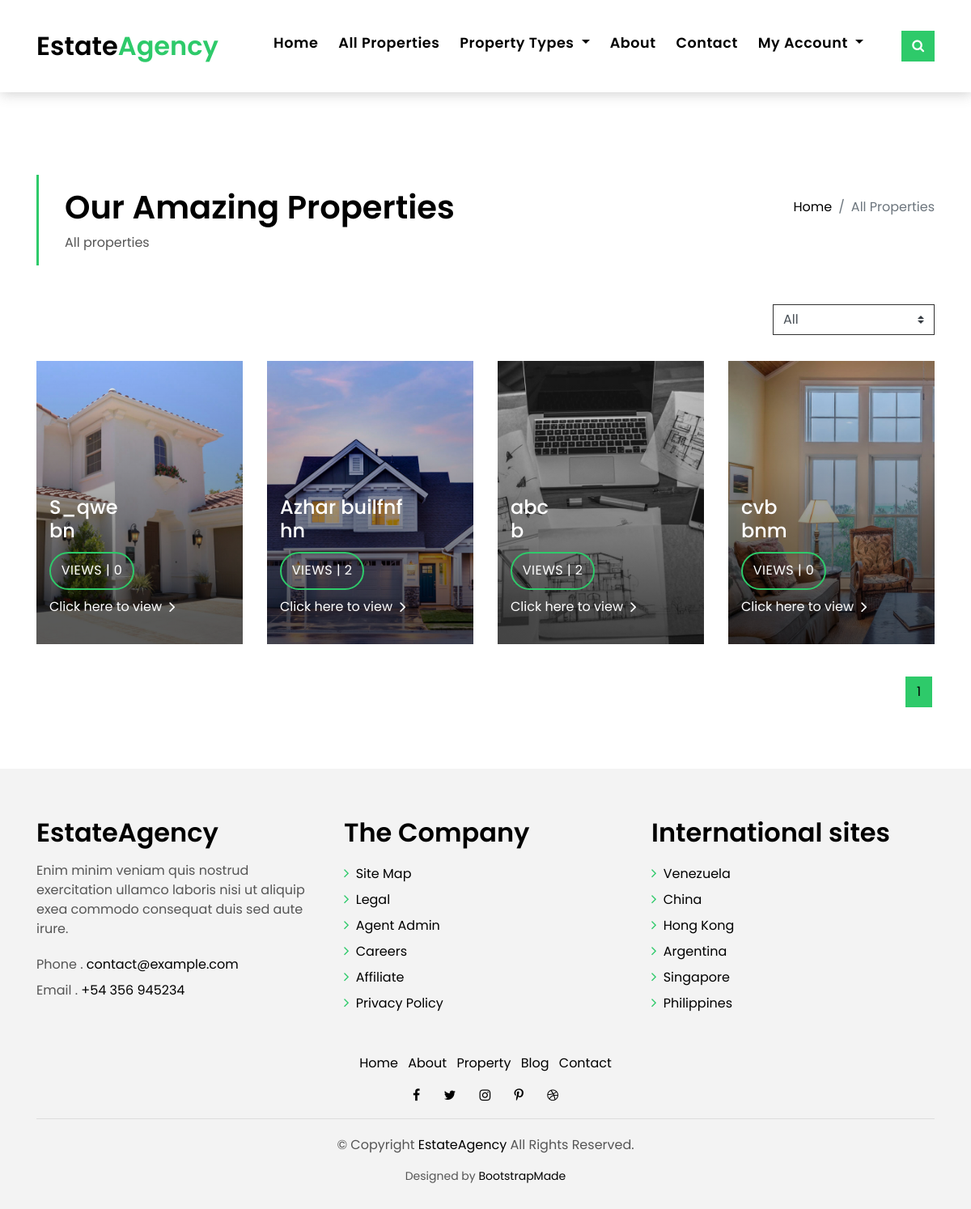
/categories.php, run on the app's committed database.
### tables this page shows
CREATE TABLE `properties` (
  `properties_id` int(11) NOT NULL,
  `cat_id` int(11) NOT NULL,
  `user_id` int(11) NOT NULL,
  `name` varchar(50) NOT NULL,
  `address` varchar(255) NOT NULL,
  `location` varchar(100) NOT NULL,
  `city` varchar(50) NOT NULL,
  `pincode` varchar(50) NOT NULL,
  `image` varchar(255) NOT NULL,
  `price` varchar(11) NOT NULL,
  `detials` text NOT NULL,
  `features` text NOT NULL,
  `area` varchar(50) NOT NULL,
  `rooms` int(11) NOT NULL,
  `bath` int(11) NOT NULL,
  `views` int(11) NOT NULL,
  `status` tinyint(4) NOT NULL,
  `added_on` datetime NOT NULL DEFAULT current_timestamp()
);

### categories.php (the view, shortened to what this page needs)
<?php
 require('include/header.php');
$sql='';
$pagi='';
  $properties_id=$_GET['properties_id'];
if(isset($_GET['sort'])){
  $sort=$_GET['sort'];
    if($sort=='high'){
      $sql.="select * from properties where status=1  order by price desc";
    }
    if($sort=='low'){
      $sql.="select * from properties where status=1  order by price asc";
    }
    if($sort=='new'){
      $sql.="select * from properties where status=1  order by properties_id desc";
    }if($sort=='old'){
      $sql.="select * from properties where status=1  order by properties_id asc";
    }
}
else{
$per_page=4;
$start=0;
$current_page=1;
$record=mysqli_num_rows(mysqli_query($con,"select * from properties where status=1 order by properties_id desc"));
$pagi=ceil($record/$per_page);
$sql.= "select * from properties limit $start,$per_page";
}
$res=mysqli_query($con,$sql);
?>
<main id="main">
    <section class="intro-single">
      <div class="container">
        <div class="row">
          <div class="col-md-12 col-lg-8">
            <div class="title-single-box">
              <h1 class="title-single">Our Amazing Properties</h1>
              <span class="color-text-a">All properties</span>
            </div>
          </div>
          <div class="col-md-12 col-lg-4">
            <nav aria-label="breadcrumb" class="breadcrumb-box d-flex justify-content-lg-end">
              <ol class="breadcrumb">
                <li class="breadcrumb-item">
                  <a href="index.php">Home</a>
                </li>
                <li class="breadcrumb-item active" aria-current="page">
                  All Properties
                </li>
              </ol>
            </nav>
          </div>
        </div>
      </div>
    </section>
    <section class="property-grid grid">
      <div class="container">
        <div class="row">
          <div class="col-sm-12">
            <div class="grid-option">
              <form>
                   <select class="custom-select" onchange="sort_property('<?php echo $properties_id?>','<?php echo SITE_PATH ?>')" id="sort_property_id">
                  <option selected>All</option>
                </select>
              </form>
            </div>
          </div>
          <?php
            while ($row=mysqli_fetch_array($res)) { ?>
          <div class="col-md-3">
            <div class="card-box-a card-shadow">
              <div class="img-box-a">
              <img style="height: 350px"; src="Admin/media/properties/<?php echo $row['image'] ?>" alt="property image" class="img-a img-fluid">
              </div>
              <div class="card-overlay">
                <div class="card-overlay-a-content">
                  <div class="card-header-a">
                    <h2 class="card-title-a">
                      <a href="property.php?properties_id=<?php echo $list['properties_id'] ?>"><?php echo $row['name'] ?>
                        <br /><?php echo $row['location']; ?></a>
                    </h2>
                  </div>
                  <div class="card-body-a">
                    <div class="price-box d-flex">
                      <span class="price-a">views | <?php echo $row['views']; ?></span>
                    </div>
                    <a href="product.php?properties_id=<?php echo $row['properties_id']; ?>" class="link-a">Click here to view
                      <span class="ion-ios-arrow-forward"></span>
                    </a>
                  </div>
                </div>
              </div>
            </div>
          </div>
        <?php } ?>
        </div>
        <div class="row">
          <div class="col-sm-12">
            <nav class="pagination-a">
              <ul class="pagination justify-content-end">
  <?php
  for($i=1;$i<=$pagi;$i++){
  if($current_page==$i){
    ?><li class="page-item active"><a class="page-link" href="javascript:void(0)"><?php echo $i?></a></li><?php
  }else{
  ?>
    <li class="page-item"><a class="page-link" href="?start=<?php echo $i?>"><?php echo $i?></a></li>
  <?php
  }
  ?>
  <?php } ?>
              </ul>
            </nav>
          </div>
        </div>
      </div>
    </section>
  </main>
<?php include('include/footer.php'); ?>
</body>
</html>

### assets/css/style.css (style rules this page uses)
body { font-family: 'Poppins', sans-serif; color: #555555; }
h1, h2, h3, h4, h5, h6 { color: #000000; }
a { color: #000000; transition: all .5s ease; }
.link-a { color: #ffffff; text-decoration: none; }
@media (min-width: 768px) { .link-a { font-size: .9rem; } }
@media (min-width: 992px) { .link-a { font-size: 1rem; } }
.link-a span { font-size: 18px; vertical-align: middle; margin-left: 5px; }
@media (min-width: 768px) { .link-a span { font-size: 1.5rem; } }
@media (min-width: 992px) { .link-a span { font-size: 18px; } }
.color-text-a { color: #555555; }
.pagination-a .pagination .page-link { margin: 0 .2rem; border-color: transparent; padding: .5rem .8rem; color: #000000; }
.pagination-a .pagination .page-item:last-child .page-link { border-top-right-radius: 0; border-bottom-right-radius: 0; }
.pagination-a .pagination .page-item:first-child .page-link { border-top-left-radius: 0; border-bottom-left-radius: 0; }
.pagination-a .pagination .page-item.active .page-link { background-color: #2eca6a; }
.intro-single { padding: 12rem 0 3rem; }
.intro-single .title-single-box { padding: 1rem 0 1rem 2rem; }
.intro-single .title-single-box { border-left: 3px solid #2eca6a; }
.intro-single .title-single-box .title-single { font-weight: 600; font-size: 2.2rem; }
@media (min-width: 768px) { .intro-single .title-single-box .title-single { font-size: 2.1rem; } }
@media (min-width: 992px) { .intro-single .title-single-box .title-single { font-size: 2.5rem; } }
.intro-single .breadcrumb-box { padding: 1rem 0 0 .5rem; }
.intro-single .breadcrumb { background-color: transparent; padding-right: 0; padding-left: 0; }
@media (min-width: 768px) { .grid .card-box-a, .grid .card-box-b, .grid .card-box-c, .grid .card-box-d { margin-bottom: 2.5rem; } }
.card-box-a, .card-box-b, .card-box-d { position: relative; overflow: hidden; -webkit-backface-visibility: hidden; backface-visibility: hidden; }
.card-box-a .img-a, .card-box-a .img-b, .card-box-b .img-a, .card-box-b .img-b { transition: .8s all ease-in-out; }
@media (min-width: 768px) { .card-box-a .price-a, .card-box-b .price-a { font-size: .9rem; } }
@media (min-width: 992px) { .card-box-a .price-a, .card-box-b .price-a { font-size: 1rem; } }
.card-overlay { position: absolute; width: 100%; height: 100%; top: 0; left: 0; }
.card-shadow { -webkit-backface-visibility: hidden; backface-visibility: hidden; }
.card-shadow:before { content: ' '; position: absolute; top: 0; left: 0; width: 100%; height: 100%; z-index: 1; background: linear-gradient(to bottom, rgba(0, 0, 0, 0) 0%, rgba(0, 0, 0, 0.2) 27%, rgba(0, 0, 0, 0.65) 90%); }
.card-overlay-a-content { transition: all .5s ease-in; position: absolute; width: 100%; bottom: 0px; z-index: 2; }
@media (min-width: 768px) { .card-overlay-a-content { bottom: -20px; } }
@media (min-width: 992px) { .card-overlay-a-content { bottom: 0px; } }
.card-header-a { padding: 0 1rem; }
.card-header-a .card-title-a { color: #ffffff; margin-bottom: 0; padding-bottom: .7rem; }
@media (min-width: 768px) { .card-header-a .card-title-a { font-size: 1.1rem; } }
@media (min-width: 992px) { .card-header-a .card-title-a { font-size: 1.5rem; } }
.card-header-a .card-title-a a { color: #ffffff; text-decoration: none; }
.card-body-a { z-index: 2; transition: all .5s ease-in; padding: 0rem 1rem 2rem 1rem; }
.card-body-a .price-box { padding-bottom: .5rem; }
.price-a { color: #ffffff; padding: .6rem .8rem; border: 2px solid #2eca6a; border-radius: 50px; text-transform: uppercase; letter-spacing: 0.030em; }
.property-grid .grid-option { text-align: right; margin-bottom: 2rem; }
.property-grid .grid-option .custom-select { border-radius: 0; width: 200px; border-color: #313131; }
.property-grid .grid-option .custom-select option { border-color: #313131; }

### data on the page
properties: image (picture), name "S_qwe", location "bn", views "0"
properties: image (picture), name "Azhar builfnf", location "hn", views "2"
properties: image (picture), name "abc", location "b", views "2"
properties: image (picture), name "cvb", location "bnm", views "0"
